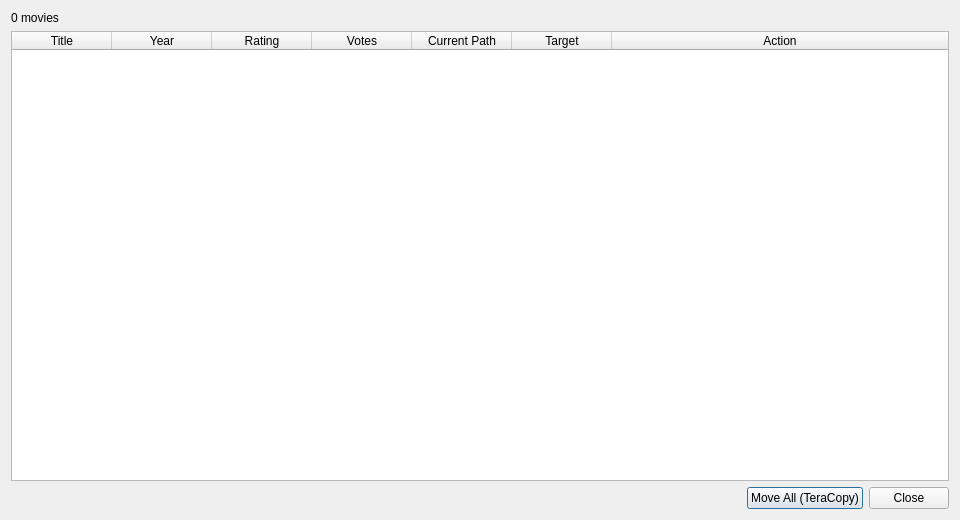
<?xml version="1.0" encoding="UTF-8"?>
<ui version="4.0">
 <class>MovesToMoveDialog</class>
 <widget class="QDialog" name="MovesToMoveDialog">
  <property name="geometry">
   <rect>
    <x>0</x>
    <y>0</y>
    <width>960</width>
    <height>520</height>
   </rect>
  </property>
  <property name="windowTitle">
   <string>Movies to Move</string>
  </property>
  <layout class="QVBoxLayout" name="verticalLayout">
   <item>
    <widget class="QLabel" name="countLabel">
     <property name="text">
      <string>0 movies</string>
     </property>
    </widget>
   </item>
   <item>
    <widget class="QTableWidget" name="moviesTable">
     <property name="selectionBehavior">
      <enum>QAbstractItemView::SelectRows</enum>
     </property>
     <property name="alternatingRowColors">
      <bool>true</bool>
     </property>
     <property name="columnCount">
      <number>7</number>
     </property>
     <attribute name="verticalHeaderVisible">
      <bool>false</bool>
     </attribute>
     <attribute name="horizontalHeaderStretchLastSection">
      <bool>true</bool>
     </attribute>
     <column>
      <property name="text">
       <string>Title</string>
      </property>
     </column>
     <column>
      <property name="text">
       <string>Year</string>
      </property>
     </column>
     <column>
      <property name="text">
       <string>Rating</string>
      </property>
     </column>
     <column>
      <property name="text">
       <string>Votes</string>
      </property>
     </column>
     <column>
      <property name="text">
       <string>Current Path</string>
      </property>
     </column>
     <column>
      <property name="text">
       <string>Target</string>
      </property>
     </column>
     <column>
      <property name="text">
       <string>Action</string>
      </property>
     </column>
    </widget>
   </item>
   <item>
    <layout class="QHBoxLayout" name="buttonLayout">
     <item>
      <spacer name="buttonSpacer">
       <property name="orientation">
        <enum>Qt::Horizontal</enum>
       </property>
       <property name="sizeHint" stdset="0">
        <size>
         <width>40</width>
         <height>20</height>
        </size>
       </property>
      </spacer>
     </item>
     <item>
      <widget class="QPushButton" name="moveAllBtn">
       <property name="text">
        <string>Move All (TeraCopy)</string>
       </property>
       <property name="toolTip">
        <string>Use TeraCopy to move all movies</string>
       </property>
      </widget>
     </item>
     <item>
      <widget class="QPushButton" name="closeBtn">
       <property name="text">
        <string>Close</string>
       </property>
      </widget>
     </item>
    </layout>
   </item>
  </layout>
 </widget>
</ui>
